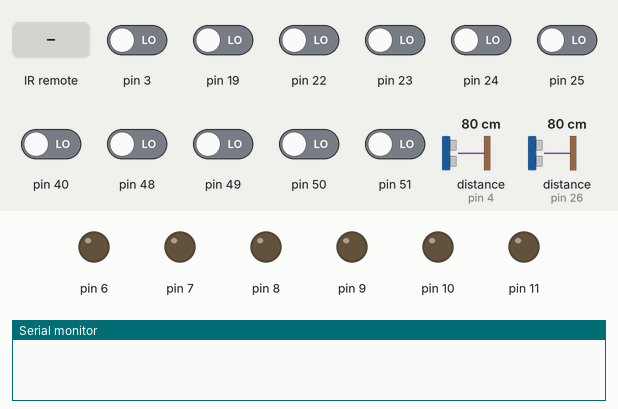
A sketch run on a simulated Arduino Mega 2560, built with avr-gcc and run on an emulated ATmega2560. On the bench: output pins drawn as LEDs (lit = HIGH), the last lines printed to the serial monitor. Inputs (shaded band) come from the test bench; at power-on: pin 3, pin 19, pin 22–25, pin 40, pin 48–51 LOW, distance to the obstacle (sensors on pin 4, pin 26) 80 cm.

Above: at 1.2 s.
1.3 s: pin 40 driven HIGH
At 1.41 s:
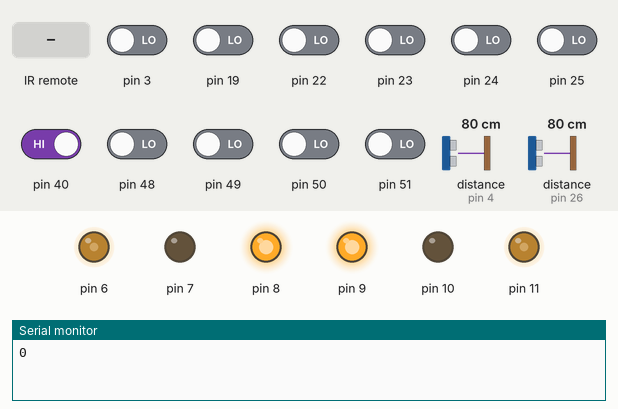
At 1.9 s:
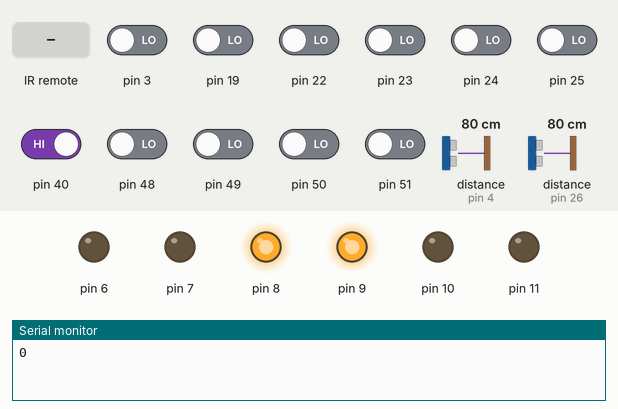
4.3 s: infrared code 0xFFA995 received
At 6.6 s:
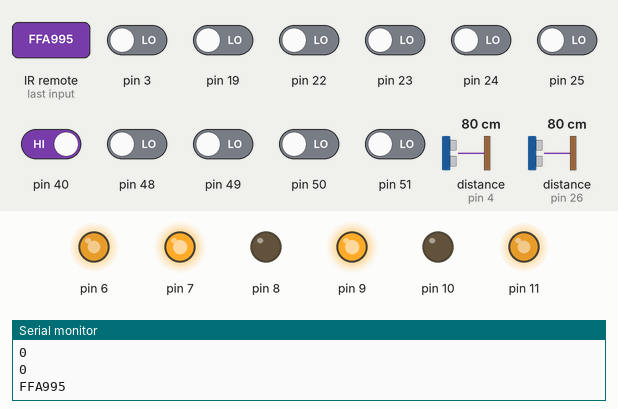
Timing chart, 0 to 16.3 s (numbered marks = the images above; inputs shaded):
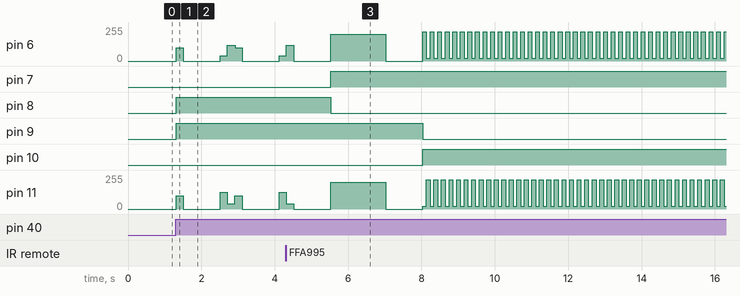

Measured:
- after the input at 1.3 s, pin 6: 0/255 → 100/255 at once, → 0/255 0.20 s later, → 40/255 1.0 s later, → 120/255 0.20 s later, … (7 changes in this stretch); pin 8, pin 9: LOW → HIGH at once; pin 11: 0/255 → 100/255 at once, → 0/255 0.20 s later, → 125/255 1.0 s later, → 40/255 0.20 s later, … (7 changes in this stretch)
- after the input at 4.3 s, pin 7: LOW → HIGH after 1.2 s; pin 8: HIGH → LOW after 1.2 s; pin 9: HIGH → LOW after 3.7 s; pin 10: LOW → HIGH after 3.7 s

The sketch:

test_linia_9_september.ino
```cpp
#include "IRremote.h"
#include <RCSwitch.h>

RCSwitch mySwitch = RCSwitch();

RCSwitch mySwitch2 = RCSwitch();
IRrecv irrecv(27); // указываем вывод, к которому подключен приемник
decode_results results;

#include <Servo.h> // подключаем библиотеку для работы с сервоприводом
#include <Ultrasonic.h>
Ultrasonic pered(31, 26);
Ultrasonic platform(2, 32);
Ultrasonic nazad(37, 4);
Servo servo1;
int distance1;

void setup() {
    //mySwitch.enableTransmit(4);
    mySwitch2.enableReceive(1);
  irrecv.enableIRIn(); // запускаем прием
  Serial.begin(9600);
pinMode(22, INPUT);//правый датчик
pinMode(23, INPUT);//левый датчик
pinMode(19, INPUT);//правый датчик сзади
pinMode(20, INPUT);//левый датчик сзади
pinMode(6, OUTPUT);//правый
pinMode(7, OUTPUT);//правый минус
pinMode(8, OUTPUT);//правый плюс
pinMode(9, OUTPUT);//левый минус
pinMode(10, OUTPUT);//левый плюс
pinMode(11, OUTPUT);//левый
pinMode(24, INPUT);//правый датчик 2, возможно убрать
pinMode(25, INPUT);//возможно убрать
pinMode(40, INPUT);//кнопка
pinMode(48, INPUT);
pinMode(49, INPUT);
pinMode(50, INPUT);
pinMode(51, INPUT);
//pinMode(37, INPUT);//датчик на шасси

}
int n=200;//скорость поворота, было 150
int t=1500;//время поворота без датчика, 1500
bool color_of_line=false;//0-белый, 1 - черный


void rotate_left_stel()
{
  digitalWrite(7, HIGH);
  digitalWrite(8, LOW);
  analogWrite(6, n);
  digitalWrite(9, HIGH);
  digitalWrite(10, LOW);
  analogWrite(11, n);
  delay(t);//конец поворота по таймеру
  while (digitalRead(3)!=color_of_line)//поворот по датчику
  {
    digitalWrite(7, HIGH);
    digitalWrite(8, LOW);
    analogWrite(6, n);
    digitalWrite(9, HIGH);
    digitalWrite(10, LOW);
    analogWrite(11, n);
    delay(20);
  }//конец поворота по датчику
  analogWrite(6, 0);
  analogWrite(11, 0);
  delay(10);
}


void go_back_timer()
{
  int lin_speed=20;
  int distance;
  int N_nazad_srabat=220; // НАСТРОИТЬ!
  int N=120;
distance = 100;

//Serial.println(distance);

while (distance>7)//(digitalRead(37)!=1)//движение назад по линии// 14 было, 10
{
  digitalWrite(9, LOW);
  digitalWrite(10, HIGH);
  analogWrite(11, N);
  digitalWrite(7, HIGH);
  digitalWrite(8, LOW);
  analogWrite(6, N);
//delay(100);
  int right_sensor_szadi_val = digitalRead(19);
  int left_sensor_szadi_val = digitalRead(3);

  if (right_sensor_szadi_val==color_of_line)
    {

      analogWrite(11, lin_speed);
     analogWrite(6, N_nazad_srabat);
     delay(100); //было 500
   }
  if (left_sensor_szadi_val==color_of_line)
    {

      analogWrite(6, lin_speed);
      analogWrite(11, N_nazad_srabat);
     delay(100); //было 500
    }
    distance=nazad.read();

    //Serial.println(distance);

    //distance_szadi[0]=distance_szadi[1];
    //distance_szadi[1] = nazad.read();

}
digitalWrite(10, LOW);
digitalWrite(9, HIGH);
analogWrite(11, 0);
digitalWrite(8, HIGH);
digitalWrite(7, LOW);
analogWrite(6, 0);
lin_speed=40;
}


void loop() {
  // put your main code here, to run repeatedly:
 int distance;

int t=1500;//время поворота без датчика, 1500             ЕСЛИ ЧТО, ПРОБЛЕМА С ПОВОРОТОМ МОЖЕТ БЫТЬ ЗДЕСЬ
int N_z=120;//230
int st=120;//170
int sklad=120;//100
int rotate_v=sklad;//st
//int n=200;//скорость поворота, было 150


int t1=100;//движение к ящику
int N=100;//скорость движения по линии, а также скорость приближения к стеллажу
int n2=140;//поворот к стеллажу, на свинцовом аккуме 150
int t_w=20;
int t_operezhenie=200;//доворот после срабатывания датчика
int tmp_nizhny_floor=2800;//должно быть чуть выше, чем значение tmp из-за особенности регулировки концевиков, 6500, лучше 3800, было 2500, потом 3000
int tmp=3900;//5000, 2500, 1400- на полный аккум было, 4100 последний
int go_front = 120;//200
int go_back_t=500;//450
int N_nazad_srabat=200;

//либо ПМП делать
int left_sensor_szadi_val;//20 пин
int right_sensor_szadi_val;//19 пин

int n_stell=130;
//int flag=0;
int t_start=1500;//задержка при повороте, на 100% аккуме 1200 достаточно
int t_radio=50;
int f=1, c=1, val;
int f1=0;
int n1=140; //на 100% аккуме 120
//int datchik=1;
int d=1000;//длительность остановка для отправки сигнала,1000
int number_povtor=8;//было 20
bool flag=false;
bool go_line=true;
bool radio_rotate=false;
bool color_of_line=false;//0-белый, 1 - черный

int rt_1=120;  //было 140
int lin_speed_1=40;  //ЭТАЛОН было 20, затем 40, но не очень. 25 более-менее (вроде осечек не было, но медленно). Это скорость при срабатывании датчиков линии первого уровня

int line_true_1=5;// было 200, на 10 уже хорошо работает

int rt_2=170;//170


int line_true=200;

int lin_speed=40; //было 30
int trig=-1;
int speed_step=5;
int barrier=220;  //было 220
int N_r_const=120; //было 120, это стартовая скорость внешних колес при повороте
int N_rotate=N_r_const;

int trig_level2=-1;
int barrier_level2=255;
int N_rotate_level2=240;
int lin_speed_2=30;
int line_true_level2=50;

int line_true_2=50; //было 300


int n=150;//скорость разворота до 1 контура, было 200

bool key;


if (digitalRead(40)==1)//было 32
{
   flag=true;
   //povorot_platformy();
}
digitalWrite(8, LOW);
digitalWrite(7, LOW);
digitalWrite(9, LOW);
digitalWrite(10, LOW);
delay(5);
int dist=0;
if (flag==true)
{
  //Serial.println(pered.read());
  dist=pered.read();
  while (dist>3)//2
  {

  //Serial.println(dist);

  if ( irrecv.decode( &results ))
  { // если данные пришли

      Serial.println( results.value, HEX );

     switch ( results.value ) {
      case 0xFFA995:
        //rotate_left_stel();
        //flag=false;
        analogWrite(6, 0);
        analogWrite(11, 0);
        delay(1000);
        rotate_left_stel();
        delay(1000);
        go_back_timer();

      break;
     }
    irrecv.resume();
  }

if (go_line==true)
{
//  servo1.write(rotate_v);
  int right_sensor_val = digitalRead(22);
  int left_sensor_val = digitalRead(23);
  int right_sensor_2_val = digitalRead(24);
  int left_sensor_2_val = digitalRead(25);
  int right_sensor_3_val = digitalRead(48);
  int left_sensor_3_val = digitalRead(49);
  int right_sensor_4_val = digitalRead(50);
  int left_sensor_4_val = digitalRead(51);


Serial.println(left_sensor_val);   //левый 3 ловит 1 всегда, а должен 0!


if (left_sensor_3_val==color_of_line)
{
  trig=1;
 while (digitalRead(22)!=color_of_line)
 {
 digitalWrite(7, HIGH);
        digitalWrite(8, LOW);
        analogWrite(6, n);
        digitalWrite(9, HIGH);
        digitalWrite(10, LOW);
        analogWrite(11, n);
        delay(20);
 }
 N=100;
 digitalWrite(8, HIGH);
digitalWrite(7, LOW);
analogWrite(6, N);  //N
digitalWrite(10, LOW);
digitalWrite(9, HIGH);
analogWrite(11, N); //N

delay(100);
}

//Serial.println(
if (right_sensor_3_val==color_of_line)
{
  trig=0;
  while (digitalRead(23)!=color_of_line)
  {
     digitalWrite(8, HIGH);
     digitalWrite(7, LOW);
     analogWrite(6, n);
     digitalWrite(10, HIGH);
     digitalWrite(9, LOW);
     analogWrite(11, n);
     delay(20);
  }
 N=100;
 digitalWrite(8, HIGH);
digitalWrite(7, LOW);
analogWrite(6, N);  //N
digitalWrite(10, LOW);
digitalWrite(9, HIGH);
analogWrite(11, N); //N

delay(100);
}


if (left_sensor_4_val==color_of_line)
{
  trig=1;
 while (digitalRead(22)!=color_of_line)
 {
 digitalWrite(7, HIGH);
        digitalWrite(8, LOW);
        analogWrite(6, n);
        digitalWrite(9, HIGH);
        digitalWrite(10, LOW);
        analogWrite(11, n);
        delay(20);
 }
}

digitalWrite(8, HIGH);
digitalWrite(7, LOW);
analogWrite(6, 0);  //N
digitalWrite(10, LOW);
digitalWrite(9, HIGH);
analogWrite(11, 0); //N


if (right_sensor_4_val==color_of_line)
{
  trig=0;
  while (digitalRead(23)!=color_of_line)
  {
     digitalWrite(8, HIGH);
     digitalWrite(7, LOW);
     analogWrite(6, n);
     digitalWrite(10, HIGH);
     digitalWrite(9, LOW);
     analogWrite(11, n);
     delay(20);
  }
}

digitalWrite(8, HIGH);
digitalWrite(7, LOW);
analogWrite(6, 0);  //N
digitalWrite(10, LOW);
digitalWrite(9, HIGH);
analogWrite(11, 0); //N


if (left_sensor_2_val==color_of_line)
{
  trig=1;

  digitalWrite(8, HIGH);
  digitalWrite(7, LOW);
  analogWrite(6, 0);  //N
  digitalWrite(10, LOW);
  digitalWrite(9, HIGH);
  analogWrite(11, 0); //N
  delay(500);  //возможно, этот блок убрать

 while (digitalRead(22)!=color_of_line)
 {
 digitalWrite(7, HIGH);
        digitalWrite(8, LOW);
        analogWrite(6, n);
        digitalWrite(9, HIGH);
        digitalWrite(10, LOW);
        analogWrite(11, n);
        delay(20);
 }
}
digitalWrite(8, HIGH);
digitalWrite(7, LOW);
analogWrite(6, 0);  //N
digitalWrite(10, LOW);
digitalWrite(9, HIGH);
analogWrite(11, 0); //N


if (right_sensor_2_val==color_of_line)
{
  trig=0;

  digitalWrite(8, HIGH);
  digitalWrite(7, LOW);
  analogWrite(6, 0);  //N
  digitalWrite(10, LOW);
  digitalWrite(9, HIGH);
  analogWrite(11, 0); //N
  delay(500);  //возможно, этот блок убрать

  while (digitalRead(23)!=color_of_line)
  {
     digitalWrite(8, HIGH);
     digitalWrite(7, LOW);
     analogWrite(6, n);
     digitalWrite(10, HIGH);
     digitalWrite(9, LOW);
     analogWrite(11, n);
     delay(20);
  }
}
digitalWrite(8, HIGH);
digitalWrite(7, LOW);
analogWrite(6, 0);  //N
digitalWrite(10, LOW);
digitalWrite(9, HIGH);
analogWrite(11, 0); //N


/*
  if (left_sensor_2_val==color_of_line)
  {
    trig=0;
    N=N_rotate_level2;
    analogWrite(6, lin_speed_2);
    analogWrite(11, N_rotate_level2);
    delay(line_true);
    N=barrier;
  }
  N=130;
  digitalWrite(8, HIGH);
  digitalWrite(7, LOW);
  analogWrite(6, N);//желательно скорость 200
  analogWrite(11, N);


  if (right_sensor_2_val==color_of_line)
  {
    trig=0;
    N=N_rotate_level2;
    analogWrite(11, lin_speed_2);
    analogWrite(6, N_rotate_level2);
    delay(line_true);
    N=barrier;
  }
  N=130;
  digitalWrite(8, HIGH);
  digitalWrite(7, LOW);
  analogWrite(6, N);//желательно скорость 200
  analogWrite(11, N);

*/


  if (left_sensor_val==color_of_line)
  {
    if(trig==0)
    {
      if(N_rotate<barrier)
      {
        N_rotate=N_rotate+speed_step;
      }
    }
    else
    {
      N_rotate=N_r_const;
    }
    trig=0;
    //N_rotate=150;
    analogWrite(6, lin_speed);
    analogWrite(11, N_rotate);
    delay(line_true);
  }
  N=100;
  digitalWrite(8, HIGH);
  digitalWrite(7, LOW);
  analogWrite(6, N);//желательно скорость 200
  analogWrite(11, N);


  if (right_sensor_val==color_of_line)
  {
     if(trig==1)
    {
      if(N_rotate<barrier)
      {
        N_rotate+=speed_step;
      }
    }
    else
    {
      N_rotate=N_r_const;
    }
    trig=1;
    analogWrite(6, N_rotate);
    analogWrite(11, lin_speed);
    delay(line_true);
  }
  N=100;
  digitalWrite(10, LOW);
  digitalWrite(9, HIGH);
  analogWrite(11, N);


  /*if ((left_sensor_2_val==color_of_line))
  {
     while (digitalRead(22)!=color_of_line)
     {
        digitalWrite(7, HIGH);
        digitalWrite(8, LOW);
        analogWrite(6, n);
        digitalWrite(9, HIGH);
        digitalWrite(10, LOW);
        analogWrite(11, n);
        delay(50);
     }
  }
  digitalWrite(8, HIGH);
  digitalWrite(7, LOW);
  analogWrite(6, N);
  digitalWrite(10, LOW);
  digitalWrite(9, HIGH);
  analogWrite(11, N);

  if ((right_sensor_2_val==color_of_line))
  {
    while (digitalRead(23)!=color_of_line)
    {
      digitalWrite(8, HIGH);
      digitalWrite(7, LOW);
      analogWrite(6, n);
      digitalWrite(10, HIGH);
      digitalWrite(9, LOW);
      analogWrite(11, n);
      delay(50);
    }
  }
  digitalWrite(8, HIGH);
  digitalWrite(7, LOW);
  analogWrite(6, N);
  digitalWrite(10, LOW);
  digitalWrite(9, HIGH);
  analogWrite(11, N);
*/

 }
 dist=pered.read();
}
}
}
```
